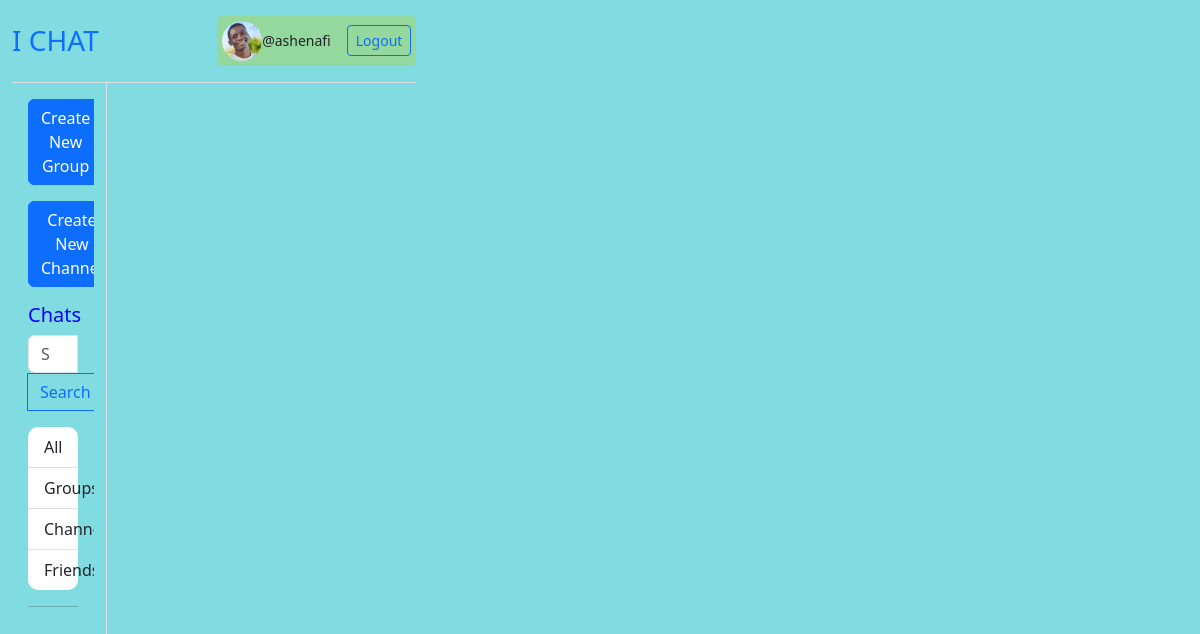
The app's page / (signed in) with its own data.
### accounts/models.py (models this page shows)
class CustomUser(AbstractUser):
    profile = models.ImageField(upload_to='profiles/users', blank=True, null=True)

### accounts/views.py (the view)
# urls.py: 2. Add a URL to urlpatterns:  path('', Home.as_view(), name='home')
@method_decorator(login_required(login_url='log-in'), name='dispatch')
class Home(ListView):
    template_name = 'accounts/home.html'
    model = CustomUser
    def get_context_data(self, **kwargs):
        context = super().get_context_data(**kwargs)
        context['channels'] = Channel.objects.all()
        context['groups'] = Group.objects.all()
        context['users'] = CustomUser.objects.all()

### accounts/templates/accounts/home.html (shortened to what this page needs)
{% extends 'accounts/base.html' %}
{% block content %}
<div class="container-fluid vh-100">
    <div class="row h-100">
        <div class="col-md-4 col-lg-3 border-end d-flex flex-column">
            <div class="p-3 flex-grow-1 overflow-auto">
                <a href="{% url 'create_group' %}" class="btn btn-primary mb-3">Create New Group</a>
                <a href="{% url 'create_channel' %}" class="btn btn-primary mb-3">Create New Channel</a>
                <h3 class="h5" style="color: blue;">Chats</h3>
                <form action="" method="get" class="mb-3">
                    <div class="input-group">
                        <input type="search" name="p" placeholder="Search Chat..." class="form-control">
                        <button type="submit" class="btn btn-outline-primary">Search</button>
                    </div>
                </form>
                <div class="nav flex-column list-group list-group-flush" style="border-radius: 10px;">
                    <a href="#" class="nav-link list-group-item list-group-item-action">All</a>
                    <a href="#" class="nav-link list-group-item list-group-item-action">Groups</a>
                    <a href="#" class="nav-link list-group-item list-group-item-action">Channels</a>
                    <a href="#" class="nav-link list-group-item list-group-item-action">Friends</a>
                </div>
                <hr>
            </div>
        </div>
        <div class="col-md-8 col-lg-9 d-flex flex-column">
            <div class="flex-grow-1 d-flex flex-column">
            </div>
        </div>
    </div>
</div>
{% endblock %}

### accounts/templates/accounts/base.html (shortened to what this page needs)
<!DOCTYPE html>
<html lang="en">
<head>
    <link href="https://cdn.jsdelivr.net/npm/bootstrap@5.3.0/dist/css/bootstrap.min.css" rel="stylesheet">
</head>
<body class="d-flex flex-column min-vh-100" style="background-color: rgb(129, 220, 226); position: fixed;">
    <div class="container-fluid flex-grow-1 d-flex flex-column">
        <header class="d-flex justify-content-between align-items-center py-3 border-bottom">
            <h1 class="h3 mb-0"><a href="{% url 'home' %}" class="text-decoration-none">I CHAT</a></h1>
            {% if request.user.is_authenticated %}
                <div class="d-flex align-items-center" style="background-color: rgb(149, 216, 158); padding: 5px; border-radius: 5px;">
                    <img src="{{user.profile.url}}" alt="" style="width: 40px; border-radius: 20px;">
                    <small class="me-3">@{{request.user.username}}</small>
                    <a href="{% url 'logout' %}" class="btn btn-outline-primary btn-sm">Logout</a>
                </div>
            {% endif %}
        </header>
    </div>
    {% block content %}
    {% endblock %}
</body>
</html>

### records on screen
CustomUser: profile (picture), user.username "ashenafi"
